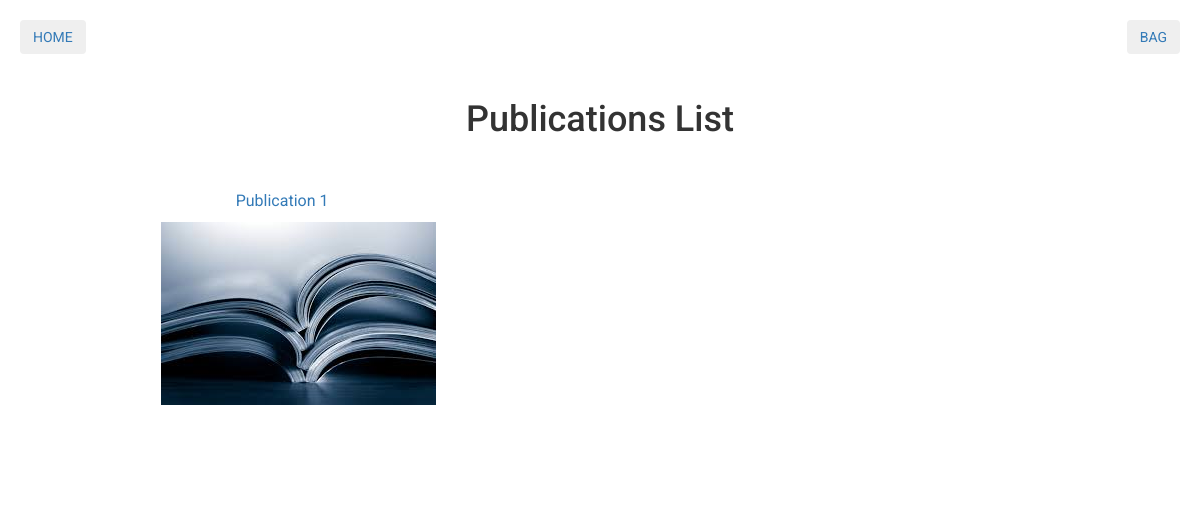
/, run on an earlier commit of the app's database.
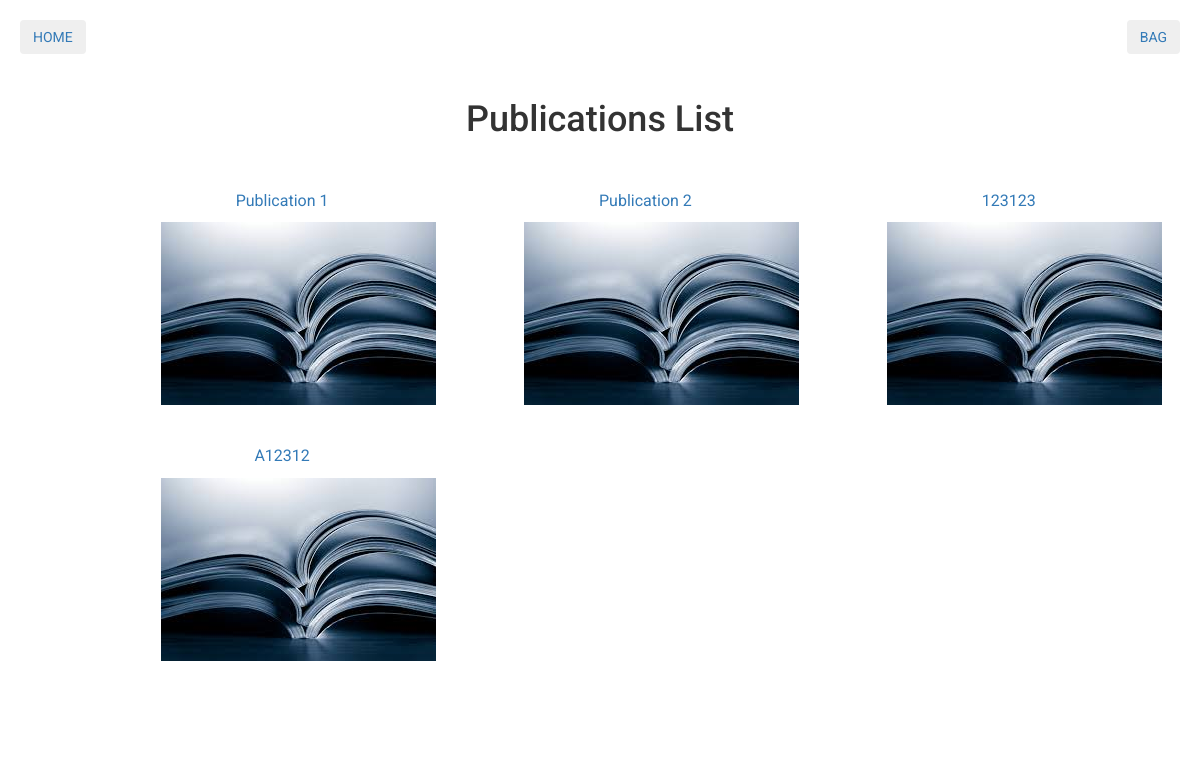
And on a later commit of the database.
### core/models.py (models this page shows, shortened)
class Publication(models.Model):
    name = models.CharField(max_length=100)
    description = models.TextField()

### core/views.py (the view)
# urls.py: url(r'^$', HomeView.as_view(), name='home'),
class HomeView(ListView):
    template_name = 'index.html'
    queryset = Publication.objects.all()
    context_object_name = 'publications'

### templates/index.html
{% extends 'base.html' %}
{% load staticfiles %}
{% block content %}
    <div class="listItems">
        <h1>Publications List</h1>
        <div class="row">
            {% for publication in publications %}
                <div class="col-xs-3 col-xs-offset-1">
                    <a href="{% url 'publication' publication.pk %}">
                        <p class="text-center">{{ publication.name }}</p>
                        <img src="{% static 'img/publication.jpg' %}"/>
                    </a>
                </div>
            {% endfor %}
        </div>
    </div>
{% endblock %}

What changed in the data, as far as the page shows it:
added Publication: name "Publication 2"
added Publication: name "123123"
added Publication: name "A12312"
